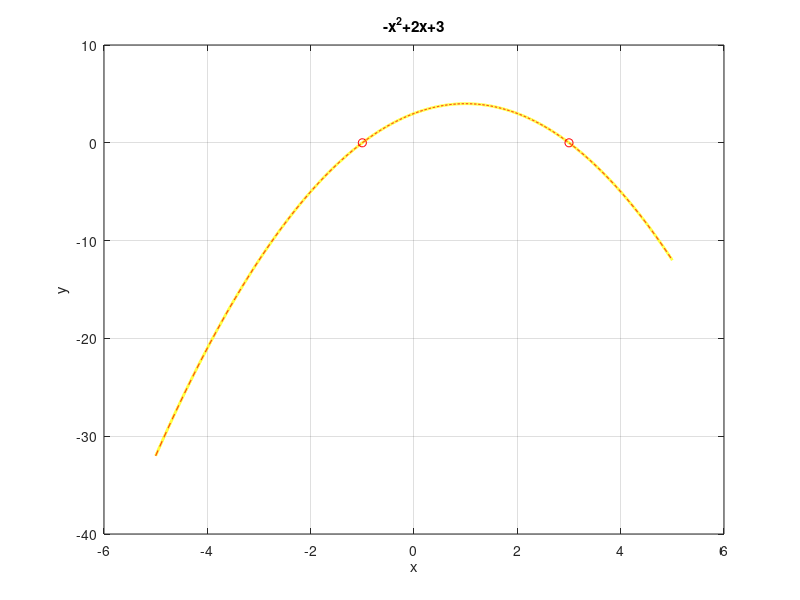

Here is the MATLAB script that generated this plot:
a=-1;
b=2;
c=3;
coefficients=[a,b,c];
x=linspace(-5,5,2000);
delta=b^2-4*a*c

x_1=(-1*b+sqrt(delta))/(2*a)
x_2=(-1*b-sqrt(delta))/(2*a)
y_1=a*x_1^2+b*x_1+c
y_2=a*x_2^2+b*x_2+c
zeros=[x_1,y_1;x_2,y_2];

y=a*x.^2+b*x+c;

y_m=polyval(coefficients,x);

r=roots(coefficients);

figure(1)
plot(x,y,'y','LineWidth',2)
hold on
plot(zeros(:,1),zeros(:,2),'ro')

grid on
xlabel("x")
ylabel("y")
title("-x^2+2x+3")

plot(x,y_m,'r--')

